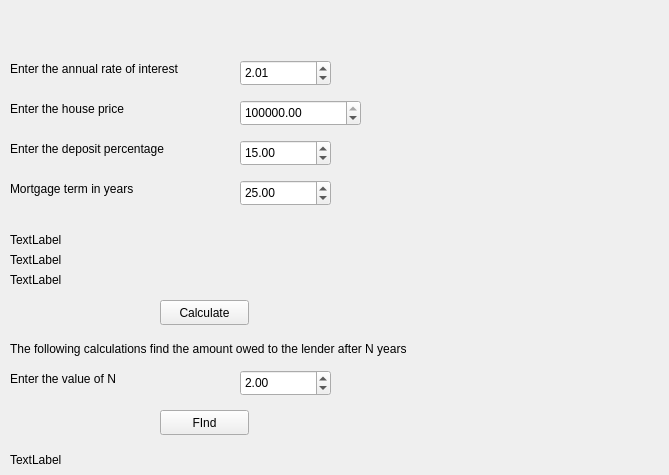
<?xml version="1.0" encoding="UTF-8"?>
<ui version="4.0">
 <class>Mortgage</class>
 <widget class="QWidget" name="Mortgage">
  <property name="geometry">
   <rect>
    <x>0</x>
    <y>0</y>
    <width>669</width>
    <height>475</height>
   </rect>
  </property>
  <property name="windowTitle">
   <string>Widget</string>
  </property>
  <widget class="QLabel" name="label">
   <property name="geometry">
    <rect>
     <x>10</x>
     <y>60</y>
     <width>241</width>
     <height>17</height>
    </rect>
   </property>
   <property name="text">
    <string>Enter the annual rate of interest</string>
   </property>
  </widget>
  <widget class="QDoubleSpinBox" name="rate">
   <property name="geometry">
    <rect>
     <x>240</x>
     <y>60</y>
     <width>91</width>
     <height>26</height>
    </rect>
   </property>
   <property name="minimum">
    <double>0.010000000000000</double>
   </property>
   <property name="maximum">
    <double>20.000000000000000</double>
   </property>
   <property name="value">
    <double>2.010000000000000</double>
   </property>
  </widget>
  <widget class="QPushButton" name="pushButton">
   <property name="geometry">
    <rect>
     <x>160</x>
     <y>300</y>
     <width>89</width>
     <height>25</height>
    </rect>
   </property>
   <property name="text">
    <string>Calculate</string>
   </property>
  </widget>
  <widget class="QLabel" name="remBorrowedAmt">
   <property name="geometry">
    <rect>
     <x>10</x>
     <y>450</y>
     <width>391</width>
     <height>20</height>
    </rect>
   </property>
   <property name="text">
    <string>TextLabel</string>
   </property>
  </widget>
  <widget class="QLabel" name="label_2">
   <property name="geometry">
    <rect>
     <x>10</x>
     <y>100</y>
     <width>211</width>
     <height>17</height>
    </rect>
   </property>
   <property name="text">
    <string>Enter the house price</string>
   </property>
  </widget>
  <widget class="QLabel" name="label_3">
   <property name="geometry">
    <rect>
     <x>10</x>
     <y>140</y>
     <width>211</width>
     <height>17</height>
    </rect>
   </property>
   <property name="text">
    <string>Enter the deposit percentage</string>
   </property>
  </widget>
  <widget class="QDoubleSpinBox" name="percentDeposit">
   <property name="geometry">
    <rect>
     <x>240</x>
     <y>140</y>
     <width>91</width>
     <height>26</height>
    </rect>
   </property>
   <property name="minimum">
    <double>5.000000000000000</double>
   </property>
   <property name="maximum">
    <double>99.000000000000000</double>
   </property>
   <property name="value">
    <double>15.000000000000000</double>
   </property>
  </widget>
  <widget class="QDoubleSpinBox" name="housePrice">
   <property name="geometry">
    <rect>
     <x>240</x>
     <y>100</y>
     <width>121</width>
     <height>26</height>
    </rect>
   </property>
   <property name="minimum">
    <double>1.000000000000000</double>
   </property>
   <property name="maximum">
    <double>1000000000.000000000000000</double>
   </property>
   <property name="value">
    <double>265000.000000000000000</double>
   </property>
  </widget>
  <widget class="QLabel" name="depositNeeded">
   <property name="geometry">
    <rect>
     <x>10</x>
     <y>230</y>
     <width>391</width>
     <height>20</height>
    </rect>
   </property>
   <property name="text">
    <string>TextLabel</string>
   </property>
  </widget>
  <widget class="QLabel" name="label_4">
   <property name="geometry">
    <rect>
     <x>10</x>
     <y>180</y>
     <width>211</width>
     <height>17</height>
    </rect>
   </property>
   <property name="text">
    <string>Mortgage term in years</string>
   </property>
  </widget>
  <widget class="QDoubleSpinBox" name="numYears">
   <property name="geometry">
    <rect>
     <x>240</x>
     <y>180</y>
     <width>91</width>
     <height>26</height>
    </rect>
   </property>
   <property name="minimum">
    <double>1.000000000000000</double>
   </property>
   <property name="maximum">
    <double>35.000000000000000</double>
   </property>
   <property name="value">
    <double>25.000000000000000</double>
   </property>
  </widget>
  <widget class="QLabel" name="borrowedAmount">
   <property name="geometry">
    <rect>
     <x>10</x>
     <y>250</y>
     <width>391</width>
     <height>20</height>
    </rect>
   </property>
   <property name="text">
    <string>TextLabel</string>
   </property>
  </widget>
  <widget class="QLabel" name="label_5">
   <property name="geometry">
    <rect>
     <x>10</x>
     <y>340</y>
     <width>631</width>
     <height>17</height>
    </rect>
   </property>
   <property name="text">
    <string>The following calculations find the amount owed to the lender after N years</string>
   </property>
  </widget>
  <widget class="QLabel" name="label_6">
   <property name="geometry">
    <rect>
     <x>10</x>
     <y>370</y>
     <width>211</width>
     <height>17</height>
    </rect>
   </property>
   <property name="text">
    <string>Enter the value of N</string>
   </property>
  </widget>
  <widget class="QDoubleSpinBox" name="N">
   <property name="geometry">
    <rect>
     <x>240</x>
     <y>370</y>
     <width>91</width>
     <height>26</height>
    </rect>
   </property>
   <property name="minimum">
    <double>1.000000000000000</double>
   </property>
   <property name="maximum">
    <double>35.000000000000000</double>
   </property>
   <property name="value">
    <double>2.000000000000000</double>
   </property>
  </widget>
  <widget class="QLabel" name="monthlyRepayment">
   <property name="geometry">
    <rect>
     <x>10</x>
     <y>270</y>
     <width>391</width>
     <height>20</height>
    </rect>
   </property>
   <property name="text">
    <string>TextLabel</string>
   </property>
  </widget>
  <widget class="QPushButton" name="pushButton_2">
   <property name="geometry">
    <rect>
     <x>160</x>
     <y>410</y>
     <width>89</width>
     <height>25</height>
    </rect>
   </property>
   <property name="text">
    <string>FInd</string>
   </property>
  </widget>
 </widget>
 <layoutdefault spacing="6" margin="11"/>
 <resources/>
 <connections/>
</ui>
